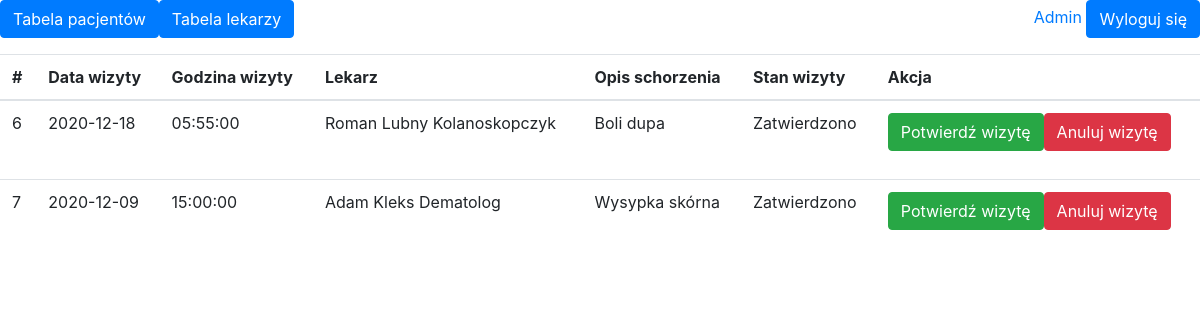
Screenshot of /wizyta.php (signed in) with the database file from the repository.
### tables this page shows
CREATE TABLE `wizyta` (
  `id_wizyta` int(11) NOT NULL,
  `data` date NOT NULL,
  `godzina` time NOT NULL,
  `lekarz` text NOT NULL,
  `opis` text NOT NULL,
  `stan` text NOT NULL DEFAULT 'Nie zatwierdzono'
);

### wizyta.php (the view, shortened to what this page needs)
<?php
require_once 'connection.php';
?>
<head>
<link rel="stylesheet" href="https://stackpath.bootstrapcdn.com/bootstrap/4.5.0/css/bootstrap.min.css">
<link rel="stylesheet" href="https://maxcdn.bootstrapcdn.com/font-awesome/4.7.0/css/font-awesome.min.css">
</head>
<div class = "wrapper">
<div class="float-sm-right"><p> <a href="logout.php" >
<?php echo $_SESSION['user']; ?>
<button type="submit" class="btn btn-primary">Wyloguj się </button></a> </p>
</div>
<div class = "">
<div class="float-sm-left"><p> <a href="pacjenci.php" >
<button type="submit" class="btn btn-primary">Tabela pacjentów </button></a> </p>
</div>
<div class = "">
<div class="float-sm-left"><p> <a href="lekarze.php" >
<button type="submit" class="btn btn-primary">Tabela lekarzy </button></a> </p>
</div><br>
<table class="table">
  <thead>
    <tr>
      <th scope="col">#</th>
      <th scope="col">Data wizyty</th>
      <th scope="col">Godzina wizyty</th>
      <th scope="col">Lekarz</th>
      <th scope="col">Opis schorzenia</th>
      <th scope="col">Stan wizyty</th>
      <th scope="col">Akcja</th>
    </tr>
  </thead>
  <tbody>
<?php
$polaczenie = new mysqli($host, $db_user, $db_password, $db_name);
$sql = 'select * from wizyta';
$result = $polaczenie->query($sql);
while ($row = mysqli_fetch_row($result)) {
    echo '<tr>';
    echo "<td> $row[0] </td>";
    echo "<td>$row[1] </td>";
    echo "<td>$row[2] </td>";
    echo "<td>$row[3] </td>";
    echo "<td>$row[4] </td>";
    if ($row[5] == "Nie zatwierdzono")
    {
        echo "<td> Nie zatwierdzono </td>";
    } else
    {
        echo "<td> Zatwierdzono </td>";
    }
    echo "<td>";
          echo "<form action='visit-management.php' method='post'>";
          if ($_SESSION['user'] == 'Admin') {
            echo "<button type='submit' class='btn btn-success' name='confirm' value='$row[0]'>Potwierdź wizytę</button>";
            echo "<button type='submit' class='btn btn-danger' name='cancel' value='$row[0]'>Anuluj wizytę</button>";
        }
    echo '</tr>';
}
?>

### rows the page displays
wizyta: id_wizyta "6", data "2020-12-18", godzina "05:55:00", lekarz "Roman Lubny Kolanoskopczyk", opis "Boli dupa", stan "Zatwierdzono"
wizyta: id_wizyta "7", data "2020-12-09", godzina "15:00:00", lekarz "Adam Kleks Dematolog", opis "Wysypka skórna", stan "Zatwierdzono"

### other values shown
$_SESSION['user'] "Admin"
